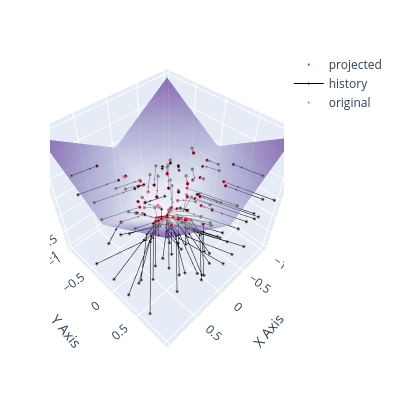

Notebook cell for this chart:
### Code cell
plot_3d_projection(X, mfs.f_abs, round_cutoff=None, solver_builder=make_solver, plot_history=True, n_iterations=40, n_grid=NGRID, width=PLOT_W, height=PLOT_H)
